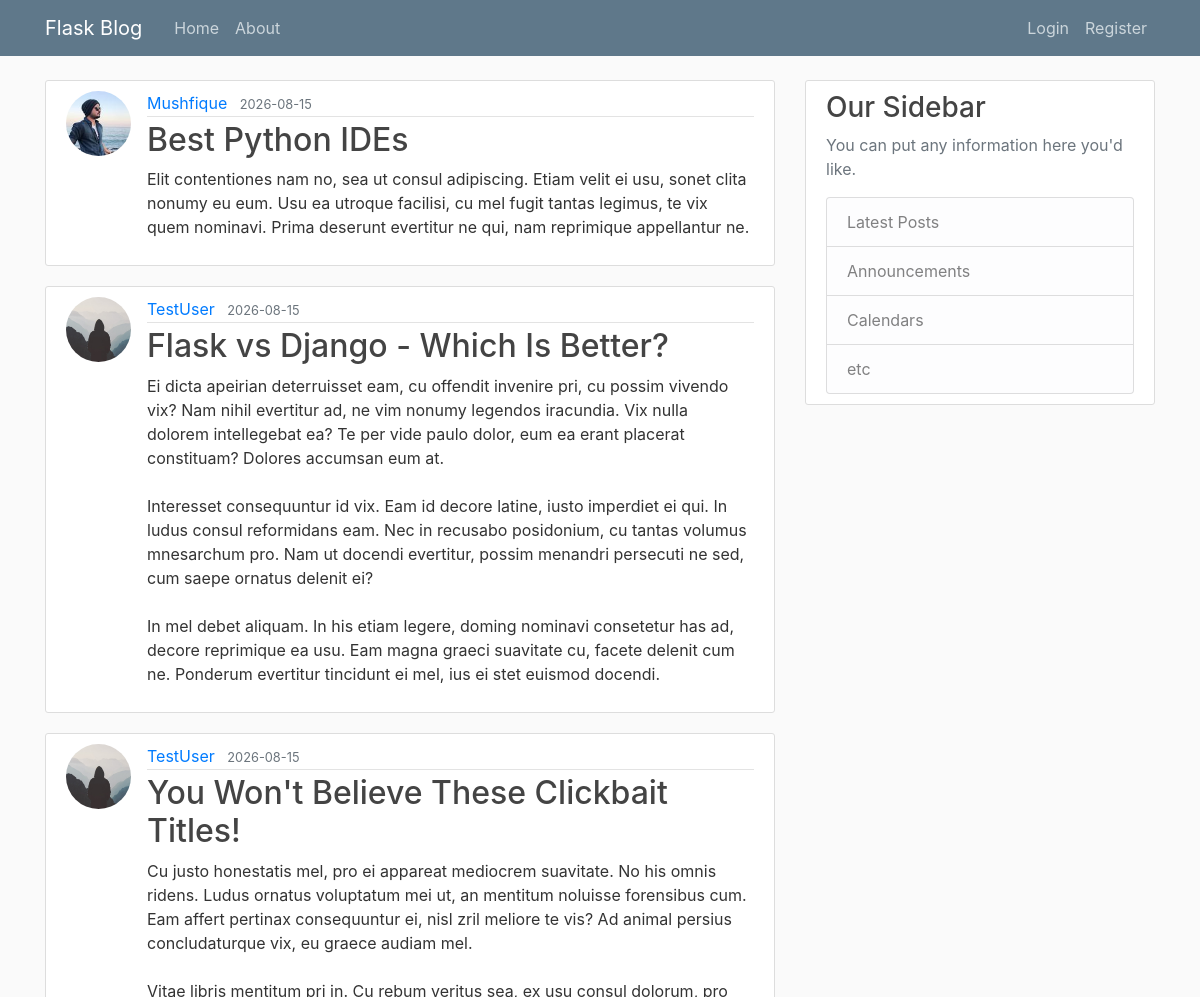
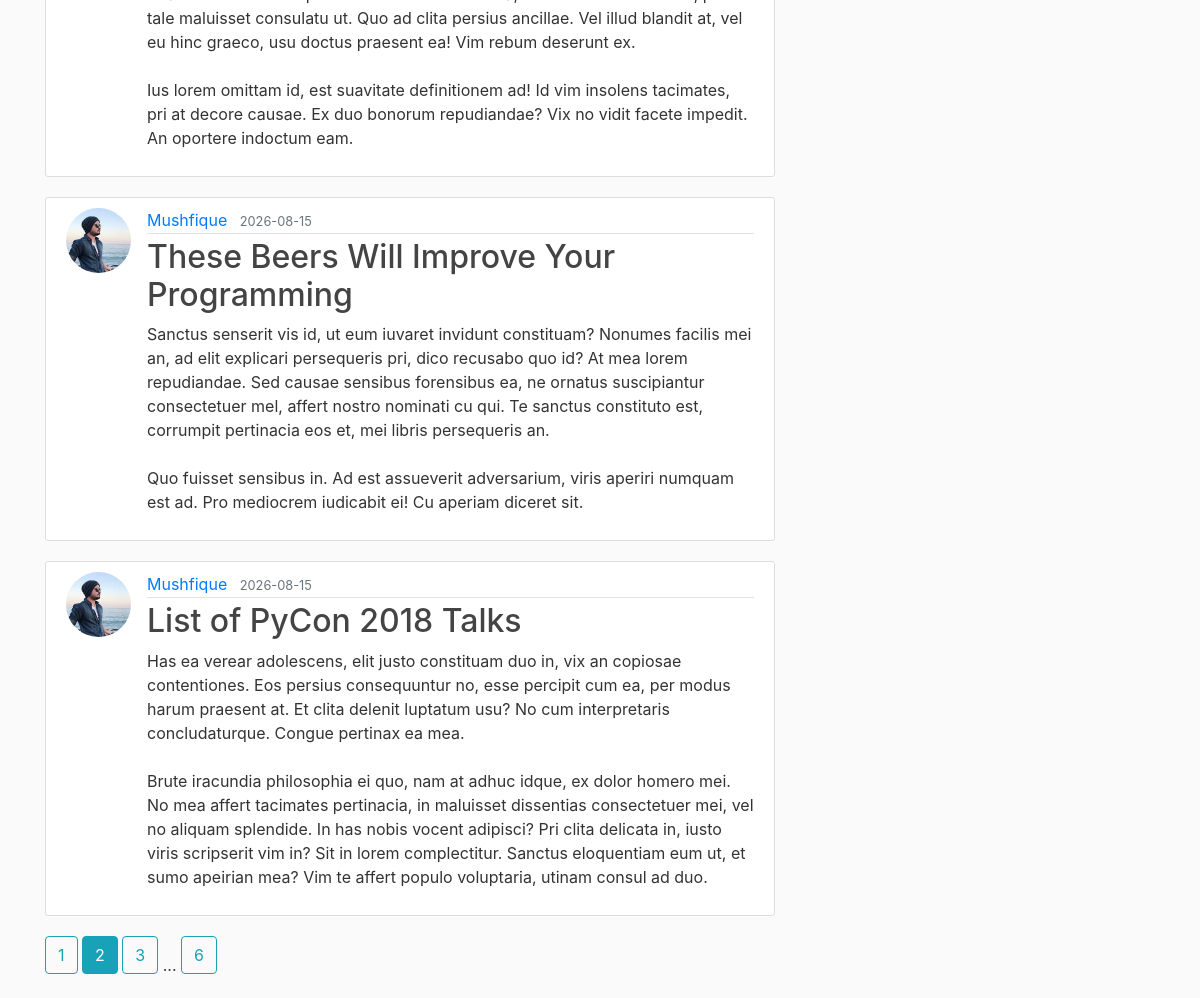
The page /home?page=2 on the database its author committed (2 pictures, top to bottom).
### flask_app/models.py (models this page shows, shortened)
class Post(db.Model):
    id = db.Column(db.Integer, primary_key=True)
    title = db.Column(db.String(100), nullable=False)
    date_posted = db.Column(db.DateTime, nullable=False, default=datetime.now(timezone.utc))
    content = db.Column(db.Text, nullable=False)
    user_id = db.Column(db.Integer, db.ForeignKey('user.id'), nullable=False)

class User(db.Model, UserMixin):
    id = db.Column(db.Integer, primary_key=True)
    username = db.Column(db.String(20), unique=True, nullable=False)
    email = db.Column(db.String(120), unique=True, nullable=False)
    image_file = db.Column(db.String(20), nullable=False, default='default.jpg')
    password = db.Column(db.String(60), nullable=False)
    posts = db.relationship('Post', backref='author', lazy=True)

### flask_app/main/routes.py (the view)
@main.route("/")
@main.route("/home")
def home():
    page = request.args.get('page', 1, type=int)
    posts = Post.query.order_by(Post.date_posted.desc()).paginate(per_page=5, page=page)
    return render_template("home.html", posts=posts)

### flask_app/templates/home.html
{% extends "layout.html" %} {% block content %} {% for post in posts.items %}
<article class="media content-section">
  <img
    class="rounded-circle article-img"
    src="{{ url_for('static', filename='profile_pics/' + post.author.image_file) }}"
  />
  <div class="media-body">
    <div class="article-metadata">
      <a
        class="mr-2"
        href="{{ url_for('users.user_posts', username=post.author.username) }}"
        >{{ post.author.username }}</a
      >
      <small class="text-muted"
        >{{ post.date_posted.strftime('%Y-%m-%d') }}</small
      >
    </div>
    <h2>
      <a class="article-title" href="{{ url_for('posts.post', post_id=post.id) }}"
        >{{ post.title }}</a
      >
    </h2>
    <p class="article-content">{{ post.content }}</p>
  </div>
</article>
{% endfor %} {% for page_num in posts.iter_pages(left_edge=1, right_edge=1,
left_current=1, right_current=1) %} {% if page_num %} {% if page_num ==
posts.page %}
<a class="btn btn-info mb-4" href="{{ url_for('main.home', page=page_num) }}"
  >{{ page_num }}</a
>
{% else %}
<a class="btn btn-outline-info mb-4" href="{{ url_for('main.home', page=page_num) }}"
  >{{ page_num }}</a
>
{% endif %} {% else %} ... {% endif %} {% endfor %} {% endblock content %}

### flask_app/static/main.css (style rules this page uses)
body { background: #fafafa; color: #333333; margin-top: 5rem; }
h1, h2, h3, h4, h5, h6 { color: #444444; }
.content-section { background: #ffffff; padding: 10px 20px; border: 1px solid #dddddd; border-radius: 3px; margin-bottom: 20px; }
.article-title { color: #444444; }
.article-content { white-space: pre-line; }
.article-img { height: 65px; width: 65px; margin-right: 16px; }
.article-metadata { padding-bottom: 1px; margin-bottom: 4px; border-bottom: 1px solid #e3e3e3 }

### rows shown on the page
Post: image_file (picture), author.username "Mushfique", date_posted "2026-08-15", title "Best Python IDEs", content "Elit contentiones nam no, sea ut consul adipiscing. Etiam velit ei usu, sonet clita nonumy eu eum. Usu ea utroque facilisi, cu mel fugit tantas legimus, te vix quem nominavi. Prima deserunt evertitur ne qui, nam reprimique appellantur ne."
Post: image_file (placeholder picture), author.username "TestUser", date_posted "2026-08-15", title "Flask vs Django - Which Is Better?", content "Ei dicta apeirian deterruisset eam, cu offendit invenire pri, cu possim vivendo vix? Nam nihil evertitur ad, ne vim nonumy legendos iracundia. Vix nulla dolorem intellegebat ea? Te per vide paulo dolor, eum ea erant placerat constituam? Dolores accumsan eum at. Interesset consequuntur id vix. Eam id decore latine, iusto imperdiet ei qui. In ludus consul reformidans eam. Nec in recusabo posidonium, cu tantas volumus mnesarchum pro. Nam ut docendi evertitur, possim menandri persecuti ne sed, cum saepe ornatus delenit ei? In mel debet aliquam. In his etiam legere, doming nominavi consetetur has ad, decore reprimique ea usu. Eam magna graeci suavitate cu, facete delenit cum ne. Ponderum…"
Post: image_file (placeholder picture), author.username "TestUser", date_posted "2026-08-15", title "You Won't Believe These Clickbait Titles!", content "Cu justo honestatis mel, pro ei appareat mediocrem suavitate. No his omnis ridens. Ludus ornatus voluptatum mei ut, an mentitum noluisse forensibus cum. Eam affert pertinax consequuntur ei, nisl zril meliore te vis? Ad animal persius concludaturque vix, eu graece audiam mel. Vitae libris mentitum pri in. Cu rebum veritus sea, ex usu consul dolorum, pro tale maluisset consulatu ut. Quo ad clita persius ancillae. Vel illud blandit at, vel eu hinc graeco, usu doctus praesent ea! Vim rebum deserunt ex. Ius lorem omittam id, est suavitate definitionem ad! Id vim insolens tacimates, pri at decore causae. Ex duo bonorum repudiandae? Vix no vidit facete impedit. An oportere indoctum eam."
Post: image_file (picture), author.username "Mushfique", date_posted "2026-08-15", title "These Beers Will Improve Your Programming", content "Sanctus senserit vis id, ut eum iuvaret invidunt constituam? Nonumes facilis mei an, ad elit explicari persequeris pri, dico recusabo quo id? At mea lorem repudiandae. Sed causae sensibus forensibus ea, ne ornatus suscipiantur consectetuer mel, affert nostro nominati cu qui. Te sanctus constituto est, corrumpit pertinacia eos et, mei libris persequeris an. Quo fuisset sensibus in. Ad est assueverit adversarium, viris aperiri numquam est ad. Pro mediocrem iudicabit ei! Cu aperiam diceret sit."
Post: image_file (picture), author.username "Mushfique", date_posted "2026-08-15", title "List of PyCon 2018 Talks", content "Has ea verear adolescens, elit justo constituam duo in, vix an copiosae contentiones. Eos persius consequuntur no, esse percipit cum ea, per modus harum praesent at. Et clita delenit luptatum usu? No cum interpretaris concludaturque. Congue pertinax ea mea. Brute iracundia philosophia ei quo, nam at adhuc idque, ex dolor homero mei. No mea affert tacimates pertinacia, in maluisset dissentias consectetuer mei, vel no aliquam splendide. In has nobis vocent adipisci? Pri clita delicata in, iusto viris scripserit vim in? Sit in lorem complectitur. Sanctus eloquentiam eum ut, et sumo apeirian mea? Vim te affert populo voluptaria, utinam consul ad duo."

### other values the page prints
{{ page_num }} "1" "3" "6"
{{ page_num }} "2"
